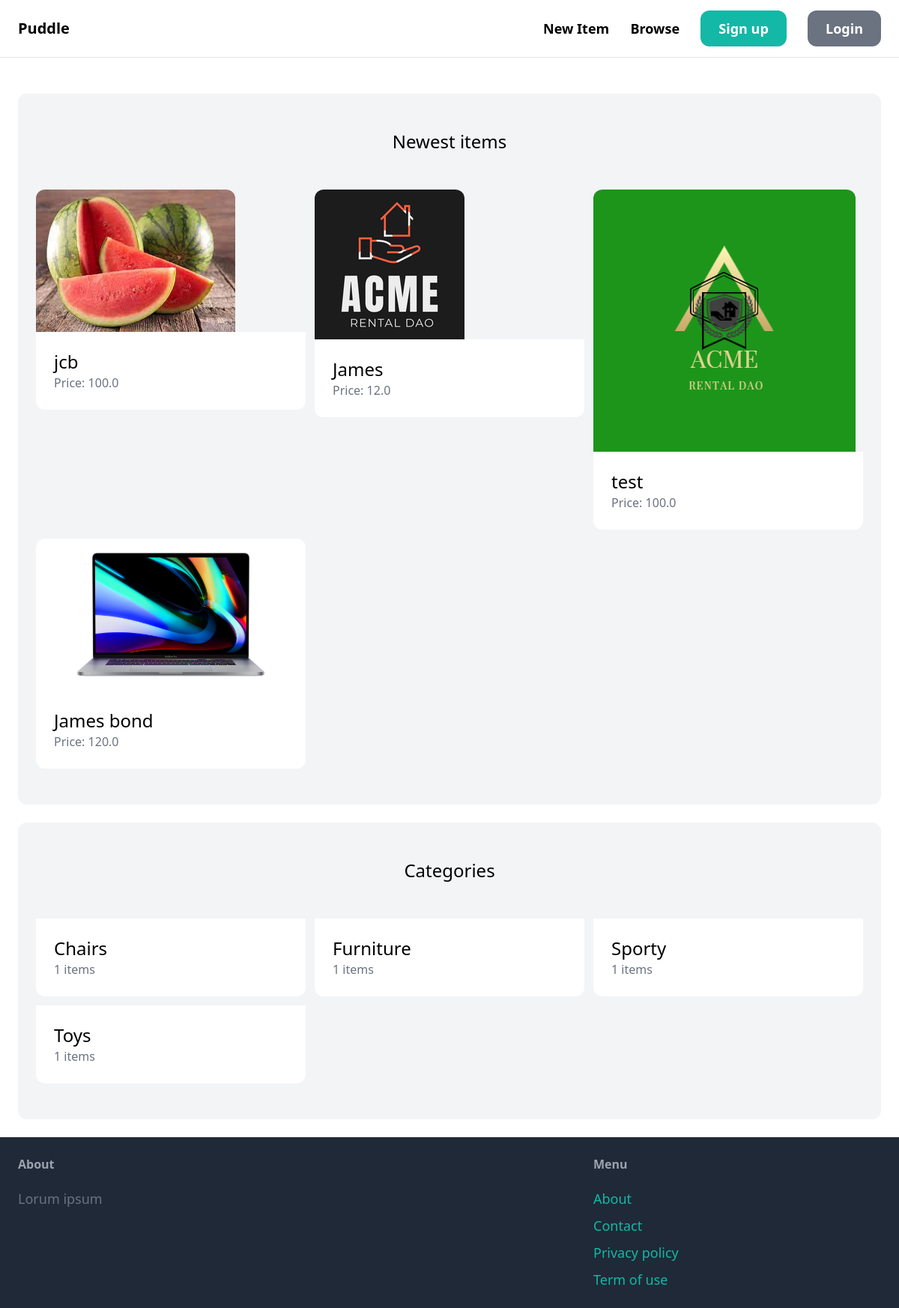
The page / on the database its author committed.
### items/models.py (models this page shows, shortened)
class Item(models.Model):
    category = models.ForeignKey(Category,related_name='items',on_delete=models.CASCADE)
    name = models.CharField(max_length=255)
    description = models.TextField(blank=True,null=True)
    price = models.FloatField()
    image = models.ImageField(upload_to='item_images',blank=True,null=True)
    is_sold = models.BooleanField(default=False)
    created_by = models.ForeignKey(User,on_delete=models.CASCADE)
    created_at = models.DateTimeField(auto_now_add=True)

class Category(models.Model):
    name = models.CharField(max_length=255)
    class Meta:
        ordering = ('name',)
        verbose_name_plural = 'Categories'

### products/views.py (the view)
# urls.py: path('',views.index,name='index'),
def index(request):
    items = Item.objects.filter(is_sold=False)[0:6]
    categories = Category.objects.all()
    context = {
     'items':items,
     'categories':categories,
    }
    return render(request,'index.html',context)

### products/templates/index.html (shortened to what this page needs)
{% extends 'base.html' %}
{% block content %}
    <div class="mt-6 px-6 py-12 bg-gray-100 rounded-xl">
        <h2 class="mb-12 text-2xl text-center">Newest items</h2>
        <div class="grid grid-cols-3 gap-3">
            {% for item in items %}
                <div>
                    <a href="{% url 'detail' item.id %}">
                        <div>
                            <img src="{{ item.image.url }}" class="rounded-t-xl">
                        </div>
                        <div class="p-6 bg-white rounded-b-xl">
                            <h2 class="text-2xl">{{ item.name }}</h2>
                            <p class="text-gray-500">Price: {{ item.price }}</p>
                        </div>
                    </a>
                </div>
            {% endfor %}
        </div>
    </div>
    <div class="mt-6 px-6 py-12 bg-gray-100 rounded-xl">
        <h2 class="mb-12 text-2xl text-center">Categories</h2>
        <div class="grid grid-cols-3 gap-3">
            {% for category in categories %}
                <div>
                    <a href="#">
                        <div class="p-6 bg-white rounded-b-xl">
                            <h2 class="text-2xl">{{ category.name }}</h2>
                            <p class="text-gray-500">{{ category.items.count }} items</p>
                        </div>
                    </a>
                </div>
            {% endfor %}
        </div>
    </div>
{% endblock %}

### products/templates/base.html (shortened to what this page needs)
<!DOCTYPE html>
<html lang="en">
<head>
    <script src="https://cdn.tailwindcss.com"></script>
</head>
<body>
    <nav class="py-6 px-6 flex justify-between items-center border-b border-gray-200">
        <a href="/" class="text-xl font-semibold">Puddle</a>
        <div class="space-x-6">
            <a href="{% url 'new' %}" class="text-lg font-semibold hover:text-gray-500">New Item</a>
            <a href="{% url 'items' %}" class="text-lg font-semibold hover:text-gray-500">Browse</a>
            {% if request.user.is_authenticated %}
            <a href="" class="px-6 py-3 text-lg font-semibold bg-gray-500 text-white rounded-xl hover:bg-gray-700">Inbox</a>
            <a href="{% url 'index' %}" class="px-6 py-3 text-lg font-semibold bg-teal-500 text-white rounded-xl hover:bg-teal-700">Dashboard</a>
            {% else %}
            <a href="{% url 'signup' %}" class="px-6 py-3 text-lg font-semibold bg-teal-500 text-white rounded-xl hover:bg-teal-700">Sign up</a>
            <a href="{% url 'login' %}" class="px-6 py-3 text-lg font-semibold bg-gray-500 text-white rounded-xl hover:bg-gray-700">Login</a>
            {% endif %}
        </div>
    </nav>
    <div class="px-6 py-6">
        {% block content %}
        {% endblock %}
    </div>
<footer class="py-6 px-6 flex justify-between bg-gray-800">
    <div class="w-2/3 pr-10">
        <h3 class="mb-5 font-semibold text-gray-400">About</h3>
<p class="text-lg text-gray-500">Lorum ipsum</p>
    </div>
    <div class="w-1/3">
        <h3 class="mb-5 font-semibold text-gray-400">Menu</h3>
        <ul class="space-y-2">
            <li><a href="" class="text-lg text-teal-500 hover:text-teal:700">About</a></li>
            <li><a href="{% url 'contact' %}" class="text-lg text-teal-500 hover:text-teal:700">Contact</a></li>
            <li><a href="" class="text-lg text-teal-500 hover:text-teal:700">Privacy policy</a></li>
            <li><a href="" class="text-lg text-teal-500 hover:text-teal:700">Term of use</a></li>
        </ul>
    </div>
</footer>
</body>
</html>

### rows shown on the page
Item: image (picture), name "jcb", price "100.0"
Item: image (picture), name "James", price "12.0"
Item: image (picture), name "test", price "100.0"
Item: image (picture), name "James bond", price "120.0"
Category: name "Chairs", items.count "1"
Category: name "Furniture", items.count "1"
Category: name "Sporty", items.count "1"
Category: name "Toys", items.count "1"
